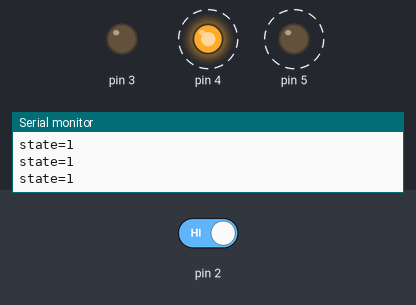
The sketch below on a simulated Arduino Uno, built with avr-gcc and run on an emulated ATmega328P. Parts: output pins drawn as LEDs (lit = HIGH), the last lines printed to the serial monitor. Dashed ring = blinking. The inputs (shaded band) are chosen by the test bench; at power-on: pin 2 HIGH.

Above: at 1.8 s.
1.9 s: pin 2 driven LOW
At 2.9 s:
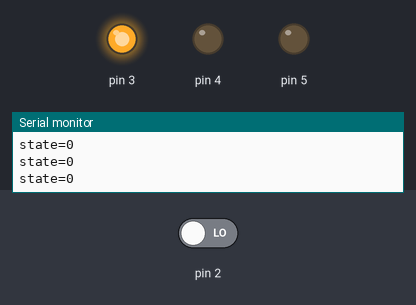
3.5 s: pin 2 driven HIGH
At 3.64 s:
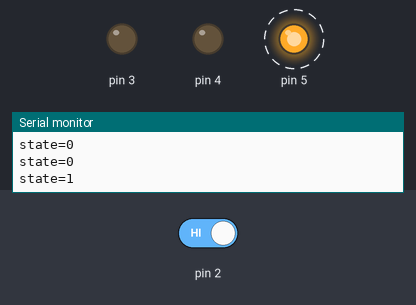
Timing chart, 0 to 12.5 s (numbered marks = the images above; inputs shaded):
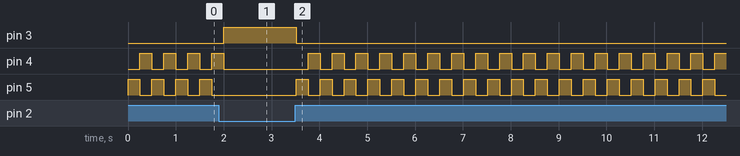

The sketch:

arduino_kit_2.ino
```cpp
int switchState = 0;

void setup() {

  Serial.begin(9600);
  pinMode(3, OUTPUT);
  pinMode(4, OUTPUT);
  pinMode(5, OUTPUT);
  pinMode(2, INPUT);
}

void loop() {
  switchState = digitalRead(2);
  Serial.print("state=");
  Serial.print(switchState);
  Serial.println("");


  if (switchState == LOW) {
    digitalWrite(3, HIGH);
    digitalWrite(4, LOW);
    digitalWrite(5, LOW);
  }
  else {
    digitalWrite(3, LOW);
    digitalWrite(4, LOW);
    digitalWrite(5, HIGH);

    delay(250);

    digitalWrite(4, HIGH);
    digitalWrite(5, LOW);

    delay(250);
  }
}
```

Measured:
- after the input at 1.9 s, pin 3: LOW → HIGH after 0.10 s; pin 4: goes on until 2.0 s, then stays LOW; pin 5: stops changing and stays LOW
- after the input at 3.5 s, pin 3: HIGH → LOW at once; pin 4: alternates HIGH for 0.25 s and LOW for 0.25 s, starting after 0.27 s; pin 5: alternates HIGH for 0.25 s and LOW for 0.25 s, starting at once
- by itself, pin 4, pin 5: alternates HIGH for 0.25 s and LOW for 0.25 s
